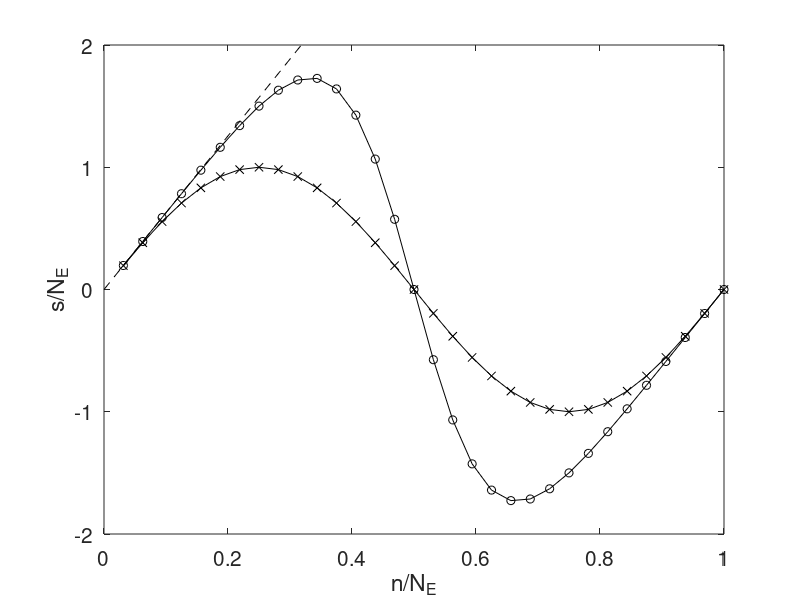

Reproduce this figure in MATLAB.
clear all
close all

%=======
% FSLELIB
%
% plot the exact and approximate dispersion relation
%=======

ne = 32;
pi2 = 2*pi;

x     = zeros(ne,1);
s     = zeros(ne,1);
slump = zeros(ne,1);

for n=1:ne
   x(n) = n/ne;kh = pi2*x(n);
   s(n) = sin(kh) * 3/(2+cos(kh));
   slump(n) = sin(kh);
end

figure(1)
hold on
plot(x, s,'ko-');           % consistent
plot(x, slump,'kx-');  % lumped
xe=[0 0.5]; ye=[0 0.5*pi2]; plot(xe,ye,'k--'); % exact
axis([0 1 -2 2]);
xlabel('n/N_E','fontsize',15);
ylabel('s/N_E','fontsize',15);
set(gca,'fontsize',15)
box on
